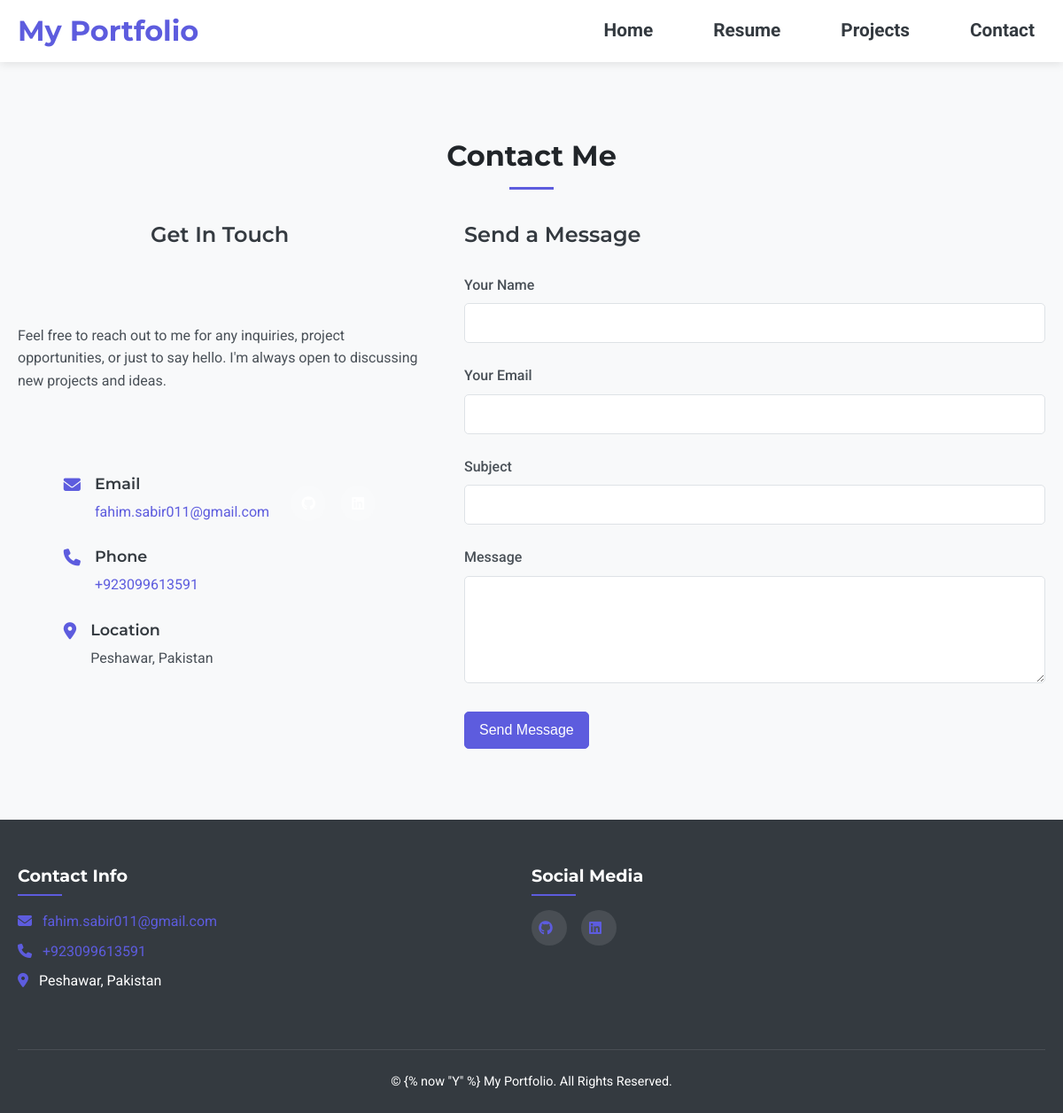
Page /contact/ on the committed database.
### portfolio/models.py (models this page shows, shortened)
class SiteConfiguration(models.Model):
    site_name = models.CharField(max_length=100, default='My Portfolio')
    contact_email = models.EmailField(default='your@email.com')
    phone_number = models.CharField(max_length=20, default='+1234567890')
    address = models.CharField(max_length=200, default='City, Country')
    github_url = models.URLField(blank=True)
    linkedin_url = models.URLField(blank=True)
    copyright_text = models.CharField(max_length=200, default='© {% now "Y" %} My Portfolio. All Rights Reserved.')
    class Meta:
        verbose_name = "Site Configuration"

### portfolio/views.py (the view, shortened to what this page needs)
# urls.py: path('contact/', views.contact, name='contact'),
def contact(request):
    return render(request, 'contact.html')

### portfolio/context_processors.py (called while the page is built)
def portfolio_context(request):
    return {
        'site_config': SiteConfiguration.objects.first(),
        'user_profile': UserProfile.objects.first()
    }

### templates/contact.html (shortened to what this page needs)
{% extends 'base.html' %}
{% block content %}
<section class="contact">
    <div class="container">
        <h2 class="section-title">Contact Me</h2>
        <div class="contact-container">
            <div class="contact-info">
                <h3>Get In Touch</h3>
                <p>Feel free to reach out to me for any inquiries, project opportunities, or just to say hello. I'm always open to discussing new projects and ideas.</p>
                <div class="contact-details">
                    <div class="contact-item">
                        <i class="fas fa-envelope"></i>
                        <div>
                            <h4>Email</h4>
                            <p><a href="mailto:{{ site_config.contact_email }}">{{ site_config.contact_email }}</a></p>
                        </div>
                    </div>
                    <div class="contact-item">
                        <i class="fas fa-phone"></i>
                        <div>
                            <h4>Phone</h4>
                            <p><a href="tel:{{ site_config.phone_number }}">{{ site_config.phone_number }}</a></p>
                        </div>
                    </div>
                    <div class="contact-item">
                        <i class="fas fa-map-marker-alt"></i>
                        <div>
                            <h4>Location</h4>
                            <p>{{ site_config.address }}</p>
                        </div>
                    </div>
                </div>
                <div class="social-links">
                    {% if site_config.github_url %}
                    <a href="{{ site_config.github_url }}" title="GitHub"><i class="fab fa-github"></i></a>
                    {% endif %}
                    {% if site_config.linkedin_url %}
                    <a href="{{ site_config.linkedin_url }}" title="LinkedIn"><i class="fab fa-linkedin"></i></a>
                    {% endif %}
                </div>
            </div>
            <div class="contact-form">
                <h3>Send a Message</h3>
                <form method="post" action="{% url 'contact' %}">
                    <div class="form-group">
                        <label for="name">Your Name</label>
                        <input type="text" id="name" name="name" required>
                    </div>
                    <div class="form-group">
                        <label for="email">Your Email</label>
                        <input type="email" id="email" name="email" required>
                    </div>
                    <div class="form-group">
                        <label for="subject">Subject</label>
                        <input type="text" id="subject" name="subject" required>
                    </div>
                    <div class="form-group">
                        <label for="message">Message</label>
                        <textarea id="message" name="message" rows="5" required></textarea>
                    </div>
                    <button type="submit" class="btn btn-primary">Send Message</button>
                </form>
            </div>
        </div>
    </div>
</section>
{% endblock %}

### templates/base.html (shortened to what this page needs)
<!DOCTYPE html>
<html lang="en">
<head>
    {% load static %}
    <link rel="stylesheet" href="{% static 'css/style.css' %}">
    <link rel="stylesheet" href="https://cdnjs.cloudflare.com/ajax/libs/font-awesome/6.2.0/css/all.min.css">
</head>
<body>
    <header>
        <div class="container">
            <h1 class="logo">{{ site_config.site_name }}</h1>
            <nav>
                <ul>
                    <li><a href="{% url 'home' %}">Home</a></li>
                    <li><a href="{% url 'resume' %}">Resume</a></li>
                    <li><a href="{% url 'projects' %}">Projects</a></li>
                    <li><a href="{% url 'contact' %}">Contact</a></li>
                </ul>
            </nav>
        </div>
    </header>
    <main>
        {% block content %}{% endblock %}
    </main>
    <footer>
        <div class="container">
            <div class="footer-content">
                <div class="footer-section">
                    <h3>Contact Info</h3>
                    <p><i class="fas fa-envelope"></i> <a href="mailto:{{ site_config.contact_email }}">{{ site_config.contact_email }}</a></p>
                    <p><i class="fas fa-phone"></i> <a href="tel:{{ site_config.phone_number }}">{{ site_config.phone_number }}</a></p>
                    <p><i class="fas fa-map-marker-alt"></i> {{ site_config.address }}</p>
                </div>
                <div class="footer-section">
                    <h3>Social Media</h3>
                    <div class="social-links">
                        {% if site_config.github_url %}
                        <a href="{{ site_config.github_url }}" target="_blank"><i class="fab fa-github"></i></a>
                        {% endif %}
                        {% if site_config.linkedin_url %}
                        <a href="{{ site_config.linkedin_url }}" target="_blank"><i class="fab fa-linkedin"></i></a>
                        {% endif %}
                    </div>
                </div>
            </div>
            <p class="copyright">{{ site_config.copyright_text }}</p>
        </div>
    </footer>
</body>
</html>

### templates/base.html (style rules this page uses)
.logo { font-size: 2rem; font-weight: bold; }
nav ul { display: flex; gap: 20px; }
nav ul li { list-style: none; }
nav ul li a { font-size: 1.3rem; font-weight: bold; padding: 12px; }

### rows in the picture
SiteConfiguration: site_name "My Portfolio", contact_email "fahim.sabir011@gmail.com", phone_number "+923099613591", address "Peshawar, Pakistan", copyright_text "© {% now \"Y\" %} My Portfolio. All Rights Reserved."
